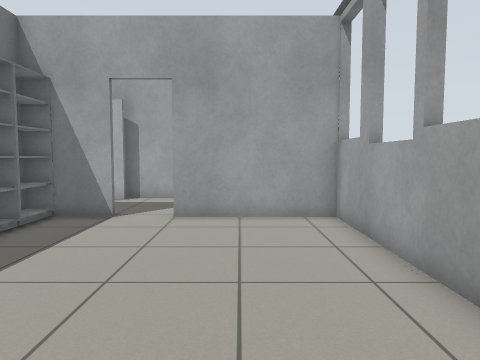
[1] (above)

18 first-person views from a walk through a robot-simulator world made for Gazebo. The camera is 0.94 m above the floor, tilts 4° down and sees 70° across. The floor is counted in squares, 0.5 m on a side. Each view is taken from the middle of a square. On the plan, view 1 faces up. The plan holds only what a view shows up to about 17 squares ahead; the rest is blank. The place goes on beyond the plan.

[2]
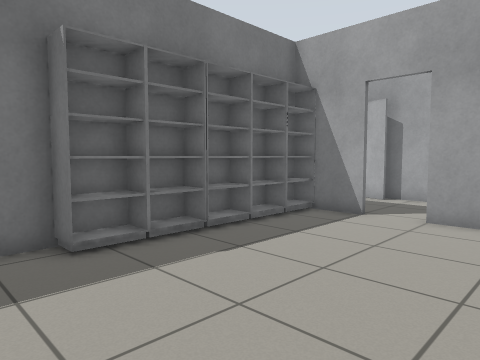

[3]
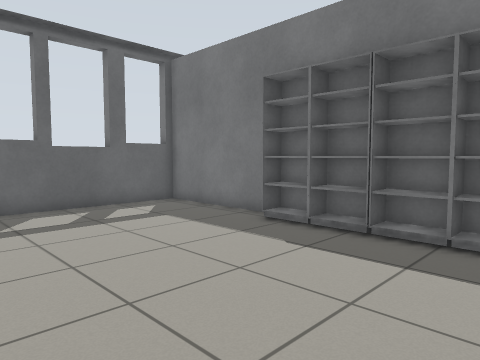

[4]
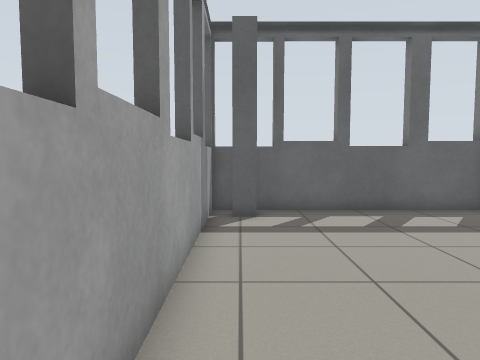

[5]
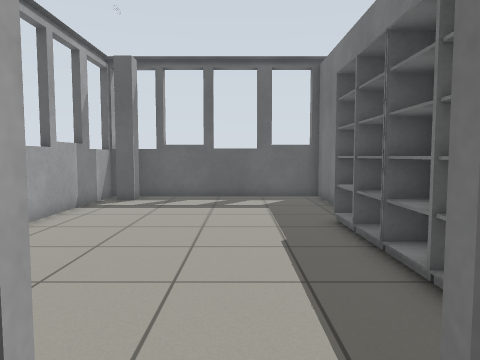

[6]
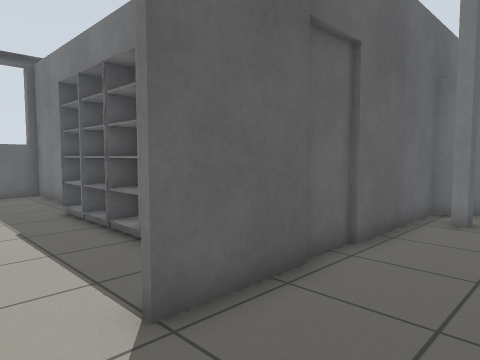

[7]
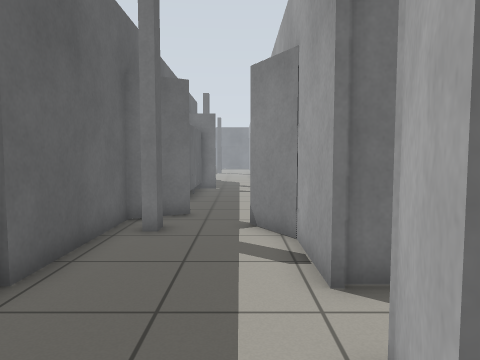

[8]
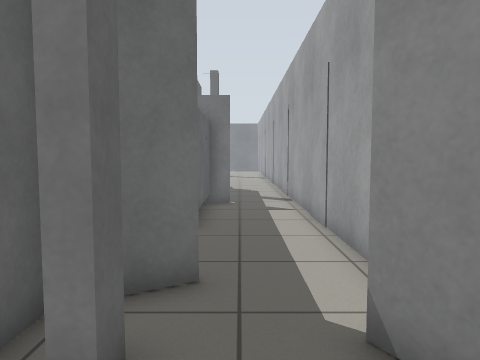

[9]
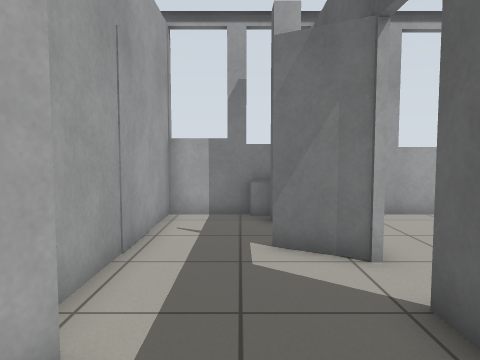

[10]
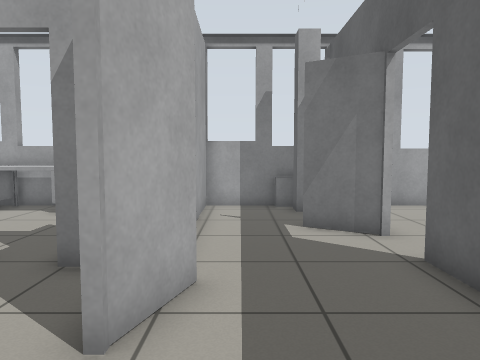

[11]
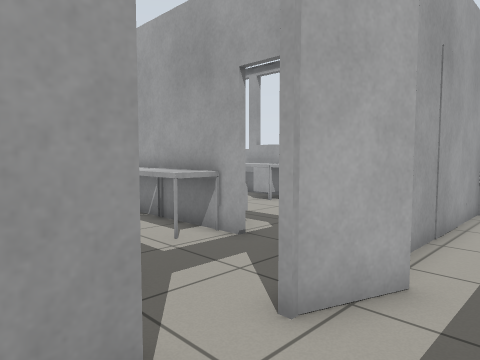

[12]
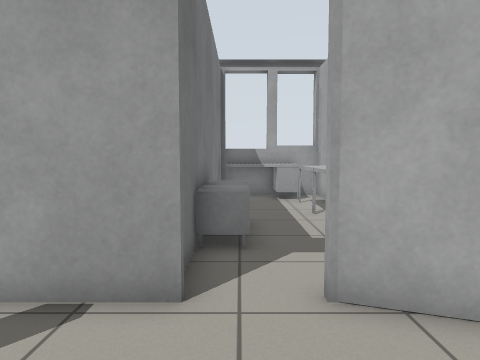

[13]
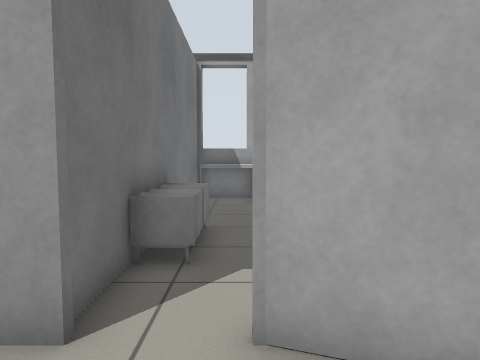

[14]
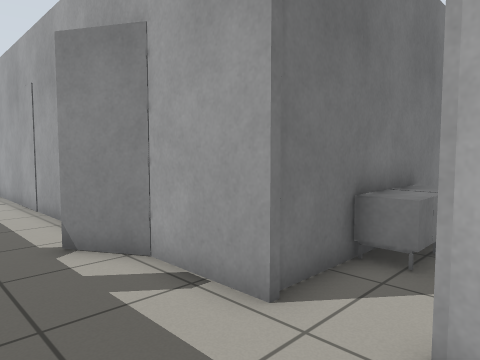

[15]
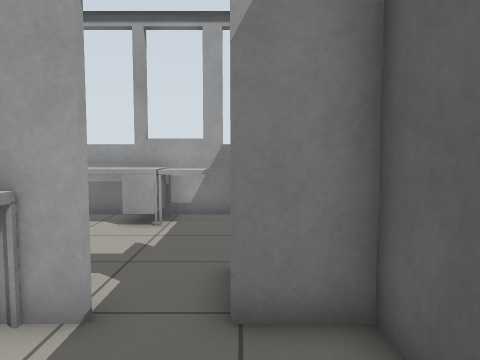

[16]
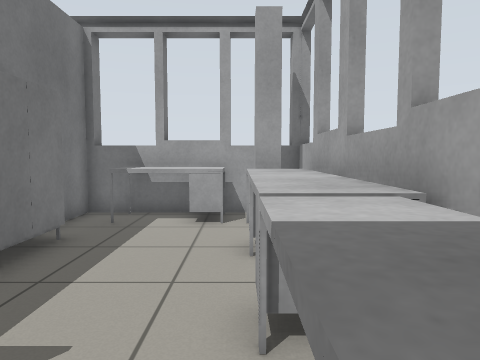

[17]
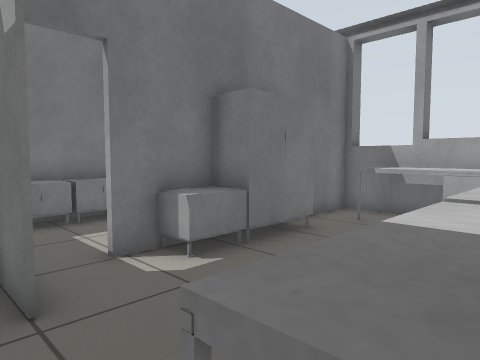

[18]
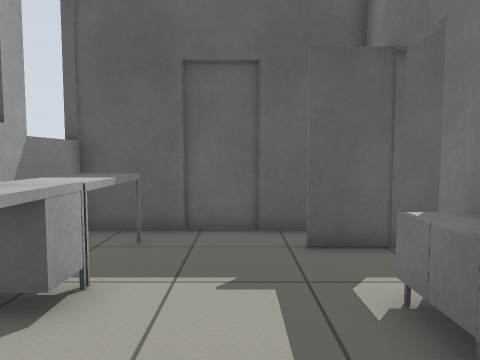

### Floor plan
Points are (right, up) in squares from view 1. A wall is a line through its corners. A room is listed if a view was taken in it or the views show most of it. See-through windows are left out.
Room 1 (views 1, 2, 3, 4)
walls: (-6.6, 7.6) (-6.6, -3.8) (3.4, -3.8); (1.5, -3.2) (1.5, -2.5) (2.2, -2.5); (-6.6, 8.8) (-6.6, 8.1); (-3.9, 10.5) (-6.6, 10.5); (-5.7, 10.5) (-5.7, 2.2) (-6.6, 2.2); (3, -4.4) (3, 10.5); (3.4, 10.5) (-2.1, 10.5)
ways out: opening at (-3, 10.5) to room 2
Room 2 (views 5, 6, 7, 8, 9, 10, 11, 12, 13, 14)
walls: (-13.1, 11.9) (-12.4, 11.9) (-12.4, 11.5); (-8.9, 10.5) (-7.1, 10.5); (-8.6, 15.3) (-11.6, 15.3) (-13.4, 14.3); (-15.1, 12.5) (-14, 10.7) (-8.8, 10.7); (-7, 10.7) (-3.9, 10.7); (-16, 15.3) (-25.5, 15.3); (-4.9, 14.6) (-6.8, 15.3); (-2.1, 10.5) (-0.9, 12.4); (-22.1, 11.9) (-19.1, 11.9); (-23.2, 11.9) (-22.2, 11.9); (1.4, 11.9) (2.2, 11.9); (3, 11.9) (3, 14.9); (3.4, 15.3) (-5.2, 15.3)
low walls: (2.6, 12) (2.6, 12.8)
ways out: opening at (-3, 10.5) to room 1; opening at (-7.5, 15) to room 3
Room 3 (view 15)
walls: (-4.3, 18.6) (-4.3, 23.5); (-6, 15.5) (-4.3, 15.5) (-4.3, 17.1); (-8.9, 26.9) (-8.9, 15.2)
low walls: (-7.8, 21) (-7.8, 17.8) (-9, 17.8); (-4.2, 19.3) (-5.6, 19.3) (-5.6, 24.9); (-5.4, 25.8) (-8.6, 25.8)
ways out: opening at (-7.5, 15) to room 2; opening at (-4, 18) to room 5
Room 4 (views 16, 17)
walls: (-2.4, 17) (-4, 17); (-2.8, 15.5) (3.4, 15.5); (3, 14.9) (3, 27.4)
low walls: (1.8, 16.6) (1.2, 16.6) (1.2, 17.6)
ways out: opening at (-1, 17) to room 5
Room 5 (view 18)
walls: (-3, 23.8) (-3, 19.7); (-4.3, 17.1) (-2.4, 17.1); (-4.1, 27.4) (-4.1, 18.6)
low walls: (-3, 19.7) (-4.1, 19.7); (1.2, 17.6) (1.2, 24.9); (0.6, 25.5) (-2.6, 25.5)
ways out: opening at (-4, 18) to room 3; opening at (-1, 17) to room 4

Where each view was taken, in squares from view 1:
view 1: 0 up, 0 right, facing up
view 2: 0 up, 1 right, facing up-left
view 3: 9 up, 2 right, facing down-left
view 4: 8 up, 2 right, facing down
view 5: 12 up, 3 left, facing down
view 6: 14 up, 2 left, facing down-left
view 7: 14 up, 4 left, facing left
view 8: 13 up, 10 left, facing left
view 9: 13 up, 8 left, facing right
view 10: 14 up, 10 left, facing right
view 11: 13 up, 10 left, facing up-right
view 12: 11 up, 8 left, facing up
view 13: 12 up, 7 left, facing up
view 14: 12 up, 6 left, facing up-left
view 15: 17 up, 8 left, facing right
view 16: 16 up, 1 right, facing up
view 17: 16 up, 2 right, facing up-left
view 18: 24 up, 1 left, facing down
